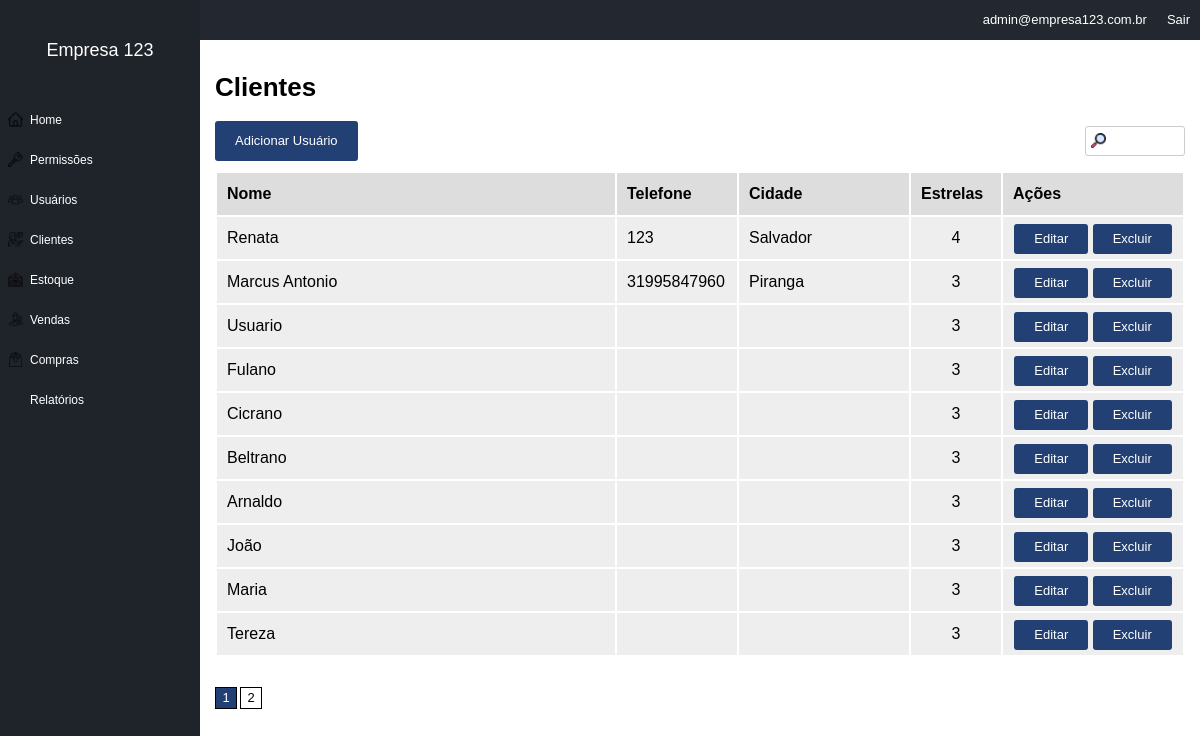
The page /clients (signed in) on the database its author committed.
### tables this page shows
CREATE TABLE IF NOT EXISTS `clients` (
  `id` int(11) NOT NULL AUTO_INCREMENT,
  `id_company` int(11) NOT NULL,
  `name` varchar(100) NOT NULL,
  `email` varchar(100) DEFAULT NULL,
  `phone` varchar(50) DEFAULT NULL,
  `address` varchar(100) DEFAULT NULL,
  `address2` varchar(100) DEFAULT NULL,
  `address_number` varchar(50) DEFAULT NULL,
  `address_neighb` varchar(100) DEFAULT NULL,
  `address_city` varchar(50) DEFAULT NULL,
  `address_state` varchar(50) DEFAULT NULL,
  `address_country` varchar(50) DEFAULT NULL,
  `address_zipcode` varchar(50) DEFAULT NULL,
  `stars` int(11) NOT NULL DEFAULT 3,
  `internal_obs` text DEFAULT NULL,
  PRIMARY KEY (`id`)
);

### config.php (called while the page is built, shortened)
<?php
$config = array();
if (ENVIRONMENT == "development"){
    $config['dbname'] = 'contaazul';
    $config['host']= 'localhost';
    $config['dbuser']= 'root';
    $config['dbpass']= '';
}else{
    $config['dbname'] = 'contaazul';
    $config['host']= 'localhost';
    $config['dbuser']= 'root';
    $config['dbpass']= '';
}

### models/Users.php (called while the page is built, shortened)
<?php
class Users extends model {
    private $userInfo;
    private $permissions;
    public function setLoggedUser(){
        if(isset($_SESSION['ccUser'] )&& !empty($_SESSION['ccUser'])){
           $id = $_SESSION['ccUser'];
           $sql = $this->db->prepare("SELECT * FROM users WHERE id = :id");
           $sql->bindValue(':id', $id);
           $sql->execute();
           if($sql->rowCount() > 0){
                $this->userInfo = $sql->fetch();
                $this->permissions = new Permissions();
                $this->permissions->setGroup($this->userInfo['id_group'], $this->userInfo['id_company']);
           }
        }
    }
    public function hasPermission($name){
        return $this->permissions->hasPermission($name);
    }
    public function getCompany(){
        if(isset($this->userInfo['id_company'])){
             return $this->userInfo['id_company'];
        }else{
            return 0;
        }
    }
    public function getEmail(){
        if(isset($this->userInfo['email'])){
            return $this->userInfo['email'];
       }else{
           return '';
       }
    }
}
?>

### models/Permissions.php (called while the page is built, shortened)
<?php
class Permissions extends model{
    private $permissions;
    public function setGroup($id, $id_company){
        $this->permissions = array();
        $sql = $this->db->prepare("SELECT params FROM permission_groups WHERE id = :id AND id_company = :id_company");
        $sql->bindValue(':id', $id);
        $sql->bindValue(':id_company', $id_company);
        $sql->execute();
        if($sql->rowCount() > 0){
            $row = $sql->fetch();
            $params = $row['params'];
            $sql = $this->db->prepare("SELECT name FROM permission_params WHERE id IN ($params) AND id_company = :id_company");
            $sql->bindValue(':id_company', $id_company);
            $sql->execute();
            if($sql->rowCount()>0){
                foreach($sql->fetchAll() as $item){
                    $this->permissions[] = $item['name'];
                }
            }
        }
    }
    public function hasPermission($name){
        if(in_array($name, $this->permissions)){
           return true;
        }else{
            return false;
        }
    }
}
?>

### core/controller.php (called while the page is built, shortened)
<?php
class controller{
    public function loadTemplate($viewName, $viewData = array()){
        include 'views/template.php';
    }
    public function loadViewInTemplate($viewName, $viewData = array()){
        extract($viewData);
        include 'views/'.$viewName.'.php';
    }
}
?>

### core/core.php (called while the page is built, shortened)
<?php
class Core{
    public function run(){
        $url = explode("index.php",$_SERVER['PHP_SELF']);
        $url = end($url);
        $params = array();
      if (!empty($url)){
          $url = explode('/', $url);
          array_shift($url);
          array_shift($url);
          if (isset($url[0])){
              $currentAction = $url[0];
              array_shift($url);
          } else {
              $currentAction='index';
          }
      }else{
          $currentController = 'homeController';
          $currentAction= 'index';
      }
        require_once 'core/controller.php';
      $c =new $currentController();
      call_user_func_array(array($c, $currentAction),$params);
    }
}
?>

### index.php (called while the page is built, shortened)
<?php
require 'config.php';
$core = new Core();
$core -> run();
?>

### core/model.php (called while the page is built, shortened)
<?php
class model{
    public function __construct(){
        global $config;
        $this->db = new PDO("mysql:dbname=".$config['dbname'].';host='.$config['host'],$config['dbuser'],$config['dbpass']);
    }
}
?>

### models/Clients.php (called while the page is built, shortened)
<?php
class Clients extends model{
    public function getList($offset, $id_company){
        $array = array();
        $sql = $this->db->prepare("SELECT * FROM clients WHERE id_company =:id_company LIMIT $offset, 10");
        $sql->bindValue(':id_company', $id_company);
        $sql->execute();
        if($sql->rowCount() > 0){
            $array = $sql->fetchAll();
        }
        return $array;
    }
}
?>

### models/Companies.php (called while the page is built, shortened)
<?php
class Companies extends model{
    private $companyInfo;
    public function __construct($id){
        $sql = $this->db->prepare("SELECT * FROM companies WHERE id = :id");
        $sql->bindValue(':id', $id);
        $sql->execute();
        if($sql->rowCount()>0){
            $this->companyInfo = $sql->fetch();
        }
    }
    public function getName(){
        if(isset($this->companyInfo['name'])){
            return $this->companyInfo['name'];
        }else{
            return '';
        }
    }
}
?>

### views/clients.php (the view, shortened to what this page needs)
<h1>Clientes</h1>
   <?php if($edit_permission):?>
    <a href="<?=BASE_URL;?>/clients/add"><div class="button">Adicionar Usuário</div></a>
   <?php endif;?>
   <input type="text" id="busca" data-type="search_clients"/>
          <table border="0" width="100%">
               <tr>
                   <th>Nome</th>
                   <th>Telefone</th>
                   <th>Cidade</th>
                   <th>Estrelas</th>
                   <th>Ações</th>
               </tr>
          <?php foreach($clients_list as $c):?>
          <tr>
            <td><?= $c['name']; ?></td>
            <td width="100"><?= $c['phone']; ?></td>
            <td width="150"><?= $c['address_city']; ?></td>
            <td width="70" style= "text-align:center"><?= $c['stars']; ?></td>
            <td width="160"style= "text-align:center">
              <?php if($edit_permission):?>
                <a href="<?php echo BASE_URL;?>/clients/edit/<?= $c['id'];?>"><div class='button button_small'>Editar</div></a>
                <a href="<?php echo BASE_URL;?>/clients/delete/<?= $c['id'];?>" onclick="return confirm('Você esta prestes a excluir este cliente.')"><div class='button button_small'>Excluir</div></a>
              <?php else:?>
                <a href="<?php echo BASE_URL;?>/clients/view/<?= $c['id'];?>"><div class='button button_small'>Visualizar</div> </a>
              <?php endif;?>
            </td>
          </tr>
          <?php endforeach;?>
       </table>
       <div class="pagination">
       <?php for($q=1; $q<=$p_count; $q++): ?>
        <div class="extBtn <?= ($q==$p)?'pag_ativo':'';?>">
        <a href="<?=BASE_URL;?>/clients?p=<?= $q;?>"><div class="pag_item <?= ($q==$p)?'pag_ativo':'';?>"><?php echo $q; ?></div></a>
        </div>
       <?php endfor;?>
       </div>
       </div>

### controllers/clientsController.php (shortened to what this page needs)
<?php
class clientsController extends controller{
    public function index(){
        $data = array();
        $u = new Users();
        $u->setLoggedUser();
        $company = new Companies($u->getCompany());
        $data['company_name'] = $company->getName();
        $data['user_email'] = $u->getEmail();
        if($u->hasPermission('clients_view')){
            $c = new Clients();
            $data['p'] = 1;
            $offset = ( 10* ($data['p']-1) );
            $data['clients_list'] = $c->getList($offset, $u->getCompany());
            $data['clints_count'] = $c->getCount($u->getCompany());
            $data['p_count'] = ceil($data['clints_count']/10);
            $data['edit_permission'] = $u->hasPermission('clients_edit');
            $this->loadTemplate('clients', $data);
        }else{
            header("Location: ".BASE_URL);
        }
    }
}

### views/template.php (shortened to what this page needs)
<html>
    <head>
        <link href="<?php echo BASE_URL;?>/assets/css/template.css" rel="stylesheet"/>
    </head>
    <body>
        <div class="leftmenu">
            <div class="company_name">
                <?= $viewData['company_name']?>
            </div>
            <div class="menuarea">
                <ul>
                    <li><a href="<?=BASE_URL;?>">Home</a></li>
                    <li><a href="<?=BASE_URL;?>/permissions">Permissões</a></li>
                    <li><a href="<?=BASE_URL;?>/users">Usuários</a></li>
                    <li><a href="<?=BASE_URL;?>/clients">Clientes</a></li>
                    <li><a href="<?=BASE_URL;?>/inventory">Estoque</a></li>
                    <li><a href="<?=BASE_URL;?>/sales">Vendas</a></li>
                    <li><a href="<?=BASE_URL;?>/purchases">Compras</a></li>
                    <li><a href="<?=BASE_URL;?>/report">Relatórios</a></li>
                </ul>
            </div>
        </div>
        <div class="container">
            <div class="top">
                <div class="top_right"><a href="<?=BASE_URL.'/login/logout';?>">Sair</a></div>
                <div class="top_right"><?= $viewData['user_email']; ?></div>
            </div>
            <div class="area">
                    <?php $this->loadViewInTemplate($viewName,$viewData);?>
                </div>
    </body>
</html>

### assets/css/template.css (style rules this page uses)
body { margin:0; padding:0; font-size:13px; font-family: Arial; }
.leftmenu { width:200px; background-color:#1f232a; position: fixed; left:0; top:0; bottom:0; }
.company_name { height: 100px; line-height:100px; font-size:18px; color:#FFF; text-align: center; }
.container { padding-left:200px; }
.top { height:40px; background-color:#232830; color:#FFF; font-size:13px ; }
.top_right { float:right; height:40px; line-height:40px; padding-left:10px; padding-right:10px; }
.top_right a { color:#FFF; text-decoration:none; }
.menuarea { color:#FFF; }
.menuarea ul { margin:0; padding:0; list-style:none; }
.menuarea li { height:40px; line-height:40px; font-size: 12; padding-left:30px; background-size:15px 15px; background-repeat: no-repeat; background-position: 8px 12px ; }
.menuarea li a { color:#FFF; text-decoration: none; display:block; }
.menuarea li:nth-child(1) { background-image:url('../images/home.png'); }
.menuarea li:nth-child(2) { background-image:url('../images/key.png'); }
.menuarea li:nth-child(3) { background-image:url('../images/users.png'); }
.menuarea li:nth-child(4) { background-image:url('../images/clients.png'); }
.menuarea li:nth-child(5) { background-image:url('../images/inventory.png'); }
.menuarea li:nth-child(6) { background-image:url('../images/sales.png'); }
.menuarea li:nth-child(7) { background-image:url('../images/purchases.png'); }
.menuarea li:nth-child(8) { background-image:url('../images/report.png'); }
.area { padding: 15px; }
input[type=text], input[type=email], input[type=password], input[type=number], textarea, select { width: 100%; height:30px; font-size: 13px; outline: 0; padding-left:5px; padding-right: 5px; margin-top:5px; border: 1px solid #CCC; }
input[type=submit], button, .button { border:0px; background-color: #224074; color:#FFF; height:40px; line-height: 40px; border-radius:3px; padding-left: 20px; padding-right:20px; cursor:pointer; font-size: 13px; display:inline-block; }
.button_small { height:30px; line-height: 30px; }
table { margin-top:10px; }
table th { height:40px; line-height: 40px; background-color: #DDD; text-align: left; padding-left: 10px; padding-right: 10px; }
table td { height:40px; line-height: 40px; background-color: #EEE; text-align: left; padding-left:10px; padding-right:10px; }
.pagination { margin-top:30px; margin-bottom:30px; }
.pag_item { width: 20px; height: 20px; float:left; border: 1px solid #000; text-align: center; line-height: 20px; margin-right: 3px; }
.extBtn a { color:#000; text-decoration: none; }
.pag_ativo { background-color: #224074; }
.pag_ativo a { color:#FFF; }
#busca { width:100px; float:right; background-image:url('../images/search.png'); background-repeat: no-repeat; background-size:15px 15px; background-position: 5px; padding-left: 25px; border-radius: 3px; border:1px solid #CCC; }

### rows shown on the page
clients: name "Renata", phone "123", address_city "Salvador", stars "4"
clients: name "Marcus Antonio", phone "31995847960", address_city "Piranga", stars "3"
clients: name "Usuario", stars "3"
clients: name "Fulano", stars "3"
clients: name "Cicrano", stars "3"
clients: name "Beltrano", stars "3"
clients: name "Arnaldo", stars "3"
clients: name "João", stars "3"
clients: name "Maria", stars "3"
clients: name "Tereza", stars "3"

### other values the page prints
$viewData['company_name'] "Empresa 123"
$viewData['user_email'] "admin@empresa123.com.br"
